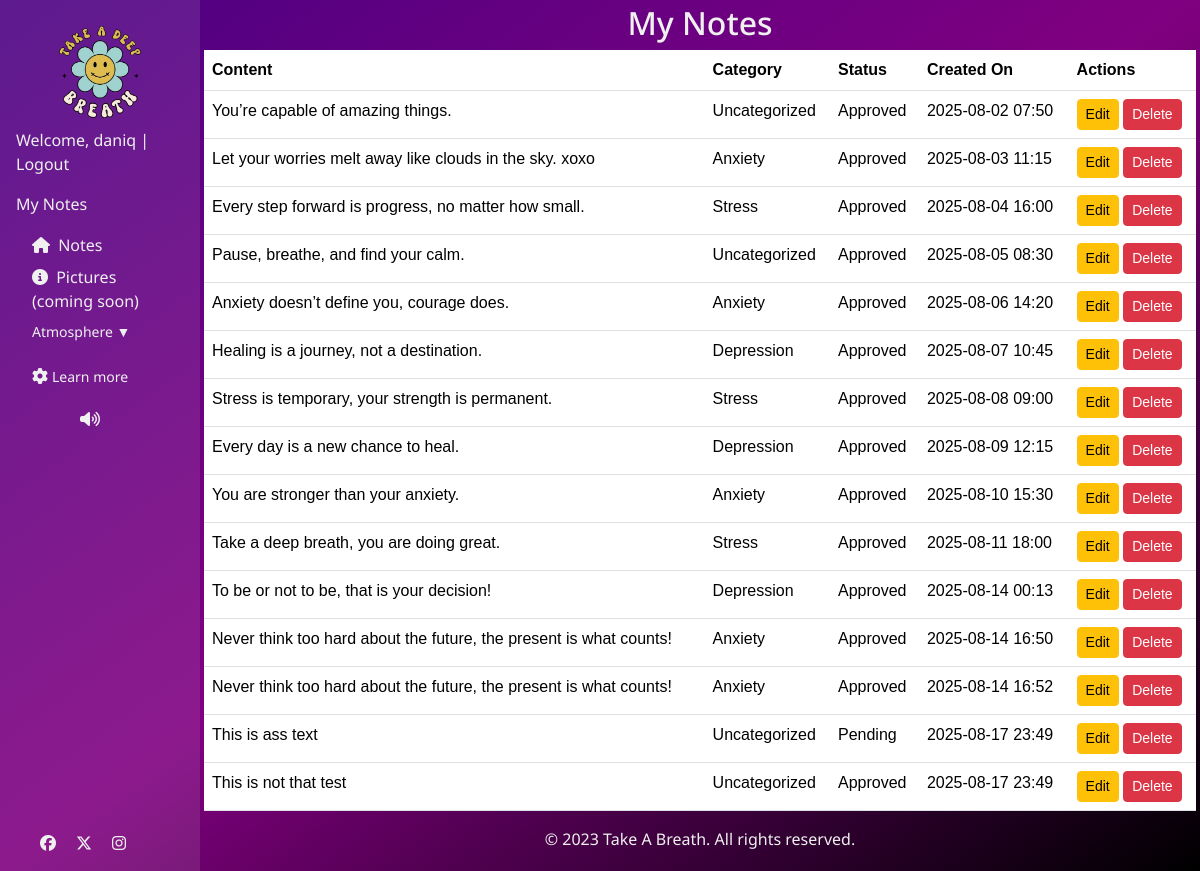
The app's page /my-notes/ (signed in), older data.
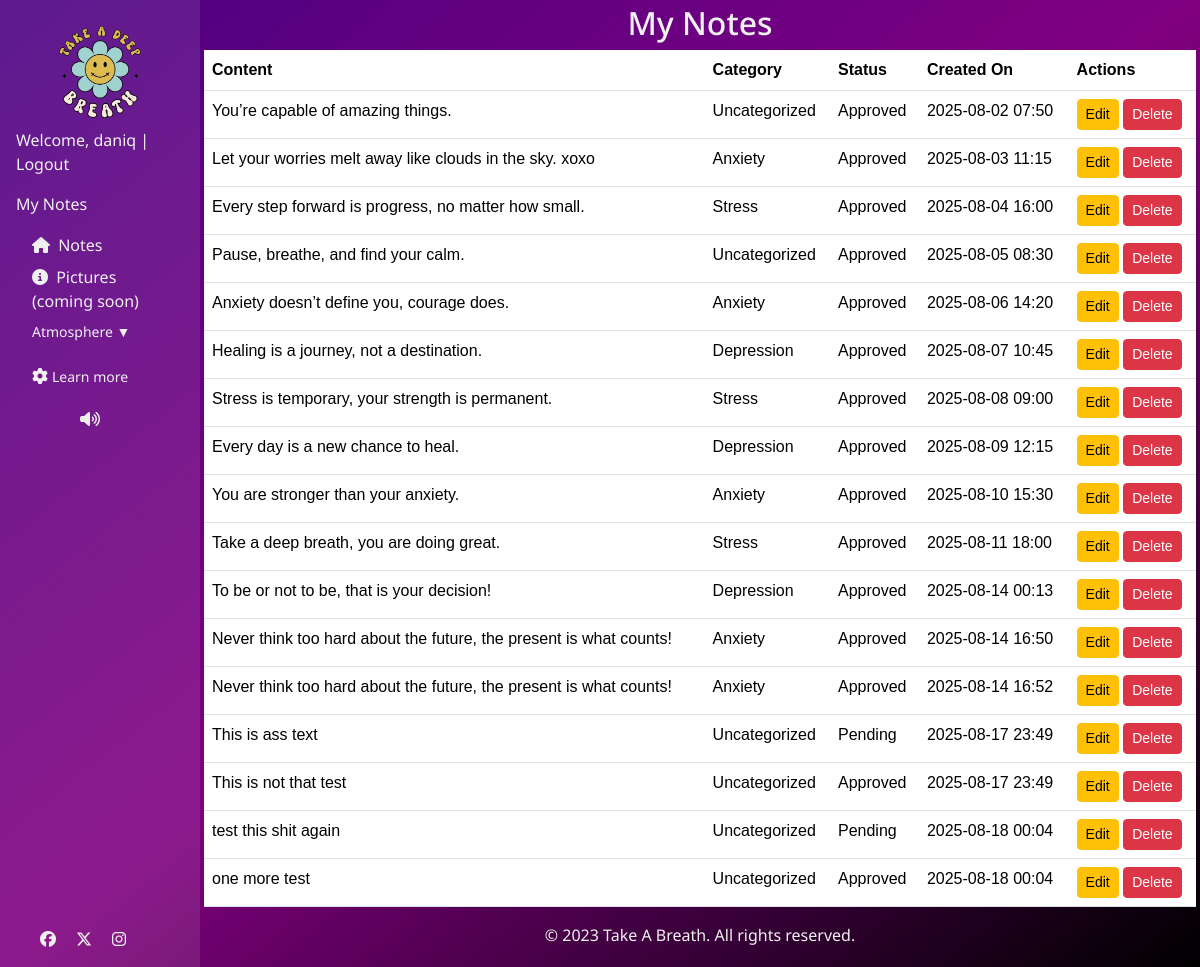
The same page, newer data.
### quote/models.py (models this page shows, shortened)
class Note(models.Model):
    CATEGORY = (
        (0, "Uncategorized"),
        (1, "Stress"),
        (2, "Depression"),
        (3, "Anxiety"),
    )
    STATUS = (
        (0, "Pending"),
        (1, "Approved"),
        (2, "Denied"),
    )
    content = models.CharField(max_length=100)
    name = models.CharField(max_length=100, default='anonymous', blank=True)
    created_on = models.DateTimeField(auto_now_add=True)
    status = models.IntegerField(choices=STATUS, default=0)
    category = models.IntegerField(choices = CATEGORY, default=0, blank=True)
    author = models.ForeignKey(
        User,
        on_delete=models.SET(get_removed_user),
        related_name="notes",
    )
    class Meta:
        ordering = ["created_on"] # Order by creation date in ascending order

### quote/views.py (the view)
# urls.py: path('my-notes/', views.MyNotesView.as_view(), name='my_notes'),
class MyNotesView(LoginRequiredMixin, ListView):
    model = Note
    template_name = "quote/my-notes.html"
    context_object_name = "notes"
    def get_queryset(self):
        return Note.objects.filter(author=self.request.user)

### quote/templates/quote/my-notes.html
{% extends "base.html" %}
{% block content %}
<h2>My Notes</h2>
{% if notes %}
<table class="table">
  <thead>
    <tr>
      <th>Content</th>
      <th>Category</th>
      <th>Status</th>
      <th>Created On</th>
      <th>Actions</th>
    </tr>
  </thead>
  <tbody>
    {% for note in notes %}
    <tr>
      <td>{{ note.content }}</td>
      <td>{{ note.get_category_display }}</td>
      <td>{{ note.get_status_display }}</td>
      <td>{{ note.created_on|date:"Y-m-d H:i" }}</td>
      <td>
        <a href="{% url 'edit_note' note.pk %}" class="btn btn-sm btn-warning">Edit</a>
        <a href="{% url 'delete_note' note.pk %}" class="btn btn-sm btn-danger">Delete</a>
      </td>
    </tr>
    {% endfor %}
  </tbody>
</table>
{% else %}
<p>You haven't written any notes yet.</p>
{% endif %}
{% endblock %}

Row changes from the older to the newer data that the page shows:
added Note: content "test this shit again", category "Uncategorized", status "Pending", created_on "2025-08-18 00:04"
added Note: content "one more test", category "Uncategorized", status "Approved", created_on "2025-08-18 00:04"
